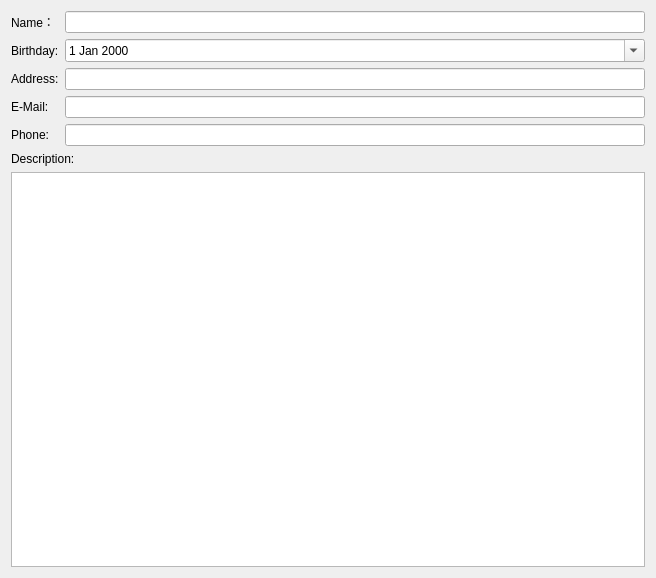
<?xml version="1.0" encoding="UTF-8"?>
<ui version="4.0">
 <class>Form</class>
 <widget class="QWidget" name="Form">
  <property name="geometry">
   <rect>
    <x>0</x>
    <y>0</y>
    <width>656</width>
    <height>578</height>
   </rect>
  </property>
  <property name="windowTitle">
   <string>Form</string>
  </property>
  <layout class="QVBoxLayout" name="verticalLayout">
   <item>
    <layout class="QGridLayout" name="gridLayout">
     <item row="1" column="3">
      <widget class="QDateEdit" name="birthday_edit">
       <property name="calendarPopup">
        <bool>true</bool>
       </property>
      </widget>
     </item>
     <item row="3" column="0" colspan="3">
      <widget class="QLabel" name="label_5">
       <property name="text">
        <string>E-Mail:</string>
       </property>
      </widget>
     </item>
     <item row="3" column="3">
      <widget class="QLineEdit" name="email_edit"/>
     </item>
     <item row="4" column="0" colspan="3">
      <widget class="QLabel" name="label_6">
       <property name="text">
        <string>Phone:</string>
       </property>
      </widget>
     </item>
     <item row="4" column="3">
      <widget class="QLineEdit" name="phone_edit"/>
     </item>
     <item row="5" column="0" colspan="4">
      <widget class="QLabel" name="label_7">
       <property name="text">
        <string>Description:</string>
       </property>
      </widget>
     </item>
     <item row="6" column="0" colspan="4">
      <widget class="QTextEdit" name="description_edit"/>
     </item>
     <item row="1" column="0" colspan="3">
      <widget class="QLabel" name="label_3">
       <property name="text">
        <string>Birthday:</string>
       </property>
      </widget>
     </item>
     <item row="0" column="3">
      <widget class="QLineEdit" name="username_edit"/>
     </item>
     <item row="0" column="0" colspan="3">
      <widget class="QLabel" name="label_2">
       <property name="text">
        <string>Name：</string>
       </property>
      </widget>
     </item>
     <item row="2" column="3">
      <widget class="QLineEdit" name="address_edit"/>
     </item>
     <item row="2" column="0" colspan="3">
      <widget class="QLabel" name="label_4">
       <property name="text">
        <string>Address:</string>
       </property>
      </widget>
     </item>
    </layout>
   </item>
  </layout>
 </widget>
 <resources/>
 <connections/>
</ui>
